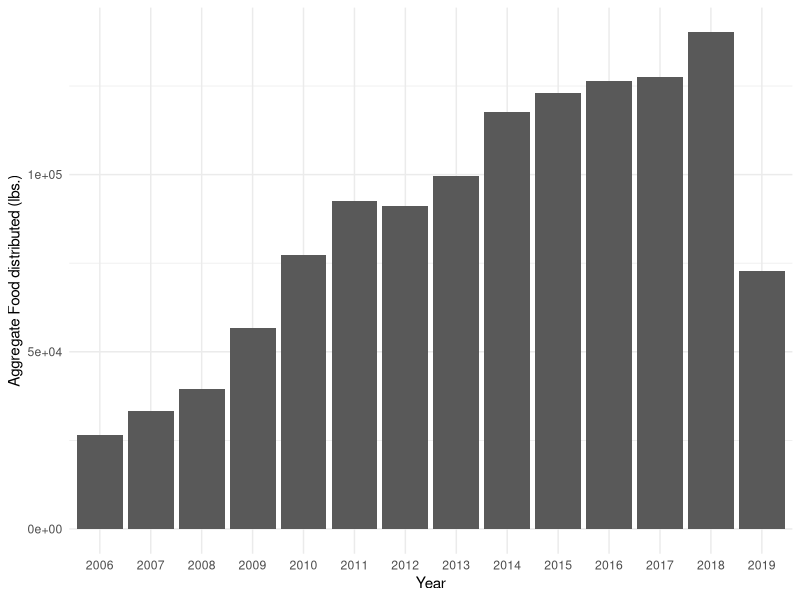
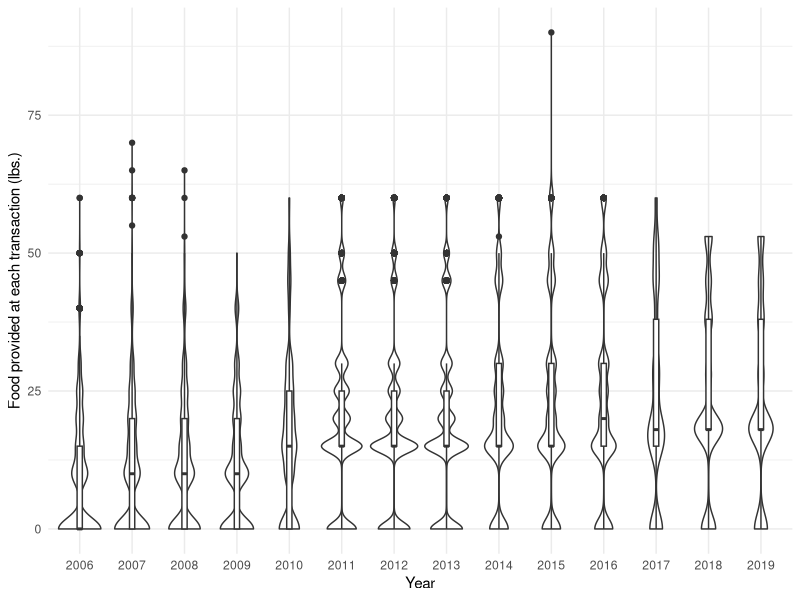
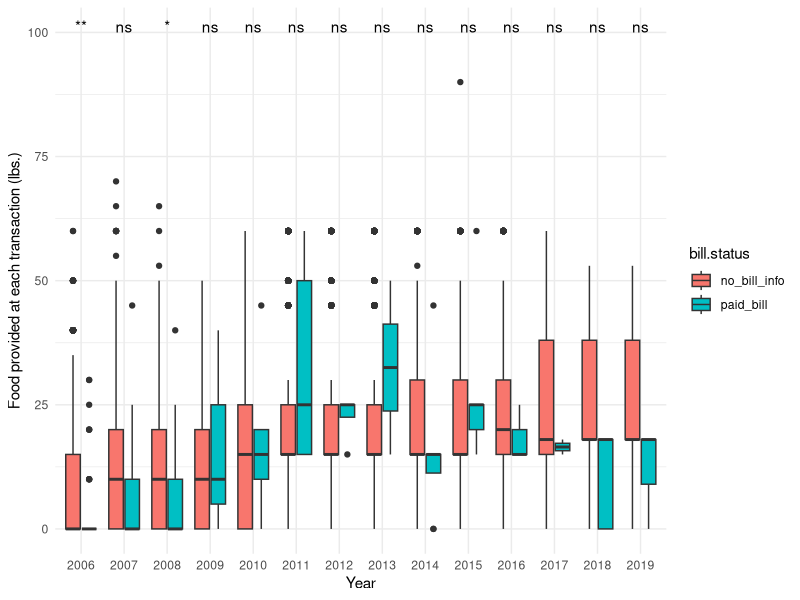

R code for these plots, in order:
## ---- chunk 1
knitr::opts_chunk$set(echo = TRUE)
## ---- chunk 2
library(tidyverse)
#Read in UMD data
umd_df = read.csv('../data/UMD_Services_Provided_20190719.tsv',sep = '\t',header = TRUE)

#Data cleaning
umd_df_clean = umd_df %>%  
  #Format data variable
  separate(Date, sep = "/", into = c("Month", "Day", "Year")) %>%
  #Reduce the dataframe to specific year range and remove Food.Pounds outliers 
  filter(Year >= 2006 & Year <= 2019 & Food.Pounds < 100)

#What is the total weight of food provided per year?
 umd_df_clean%>%
  #Reduce dataframe to only include two variables
  select(Year,Food.Pounds) %>%
  #Remove any row with NaN
  drop_na(Food.Pounds) %>%
  #Group data by year
  group_by(Year) %>%
  #Find aggregate food provide per year
  summarise(food.give = sum(Food.Pounds)) %>% 
  #Create bar plot
  ggplot(aes(x = Year, y = food.give)) +
  geom_bar(stat = "identity") +
  labs(x = "Year",
       y = "Aggregate Food distributed (lbs.)",
       face = 'bold') +
  theme_minimal()

## ---- chunk 3
#What is the average amount of food given per interaction in a given year?
umd_df_clean %>%
  #Reduce dataframe to only include two variables
  select(Year,Food.Pounds) %>%
  #Remvove rows with NaN
  drop_na(Food.Pounds) %>%
  #Create box plot
  ggplot(aes(x = Year, y = Food.Pounds)) +
  geom_violin() +
  geom_boxplot(width=0.1) +
  labs(x = "Year",
       y = "Food provided at each transaction (lbs.)",
       face = 'bold') +
  theme_minimal()
## ---- chunk 4
library(ggpubr)
#Overall distribution of food given out by year
overall.food <- umd_df %>%  
  separate(Date, sep = "/", into = c("Month", "Day", "Year")) %>%
  filter(Year >= 2006 & Year <= 2019, Food.Pounds < 100) %>%
  select(Year,Type.of.Bill.Paid,Food.Pounds) %>%
  drop_na(Food.Pounds)
#Add label for plotting
overall.food$bill.status <- "no_bill_info"

#The amout of food given to individual paying bills
paid.bill.food <-umd_df %>%  
  #Format date variable
  separate(Date, sep = "/", into = c("Month", "Day", "Year")) %>%
  #Reduce the dataframe to specific year range and remove Food.Pounds outliers 
  filter(Year >= 2006 & Year <= 2019 & Food.Pounds < 100) %>%
  #Reduce dataframe to 3 variables
  select(Year,Type.of.Bill.Paid,Food.Pounds) %>%
  #Remove rows with NaN
  drop_na(Type.of.Bill.Paid) %>%
  drop_na(Food.Pounds) %>%
  #Remove rows with nothing in cell
  filter(Type.of.Bill.Paid != "")

#Add label for plotting
paid.bill.food$bill.status <- "paid_bill"

#Concatenate two dataframes
merge <- rbind(overall.food,paid.bill.food)

merge %>% 
  #Focus on years after 2006
  filter(Year >= 2006) %>%
  #Box Plot
  ggplot(aes(x = Year, y = Food.Pounds, fill=bill.status)) +
  geom_boxplot() +
  theme_minimal() +
  labs(y = "Food provided at each transaction (lbs.)",
       face = "bold") + 
  #Determine if difference of each pairing is statistically significant (Wilcox)
  stat_compare_means( aes(label = ..p.signif..), 
                      label.x = 1.5, label.y = 100)
